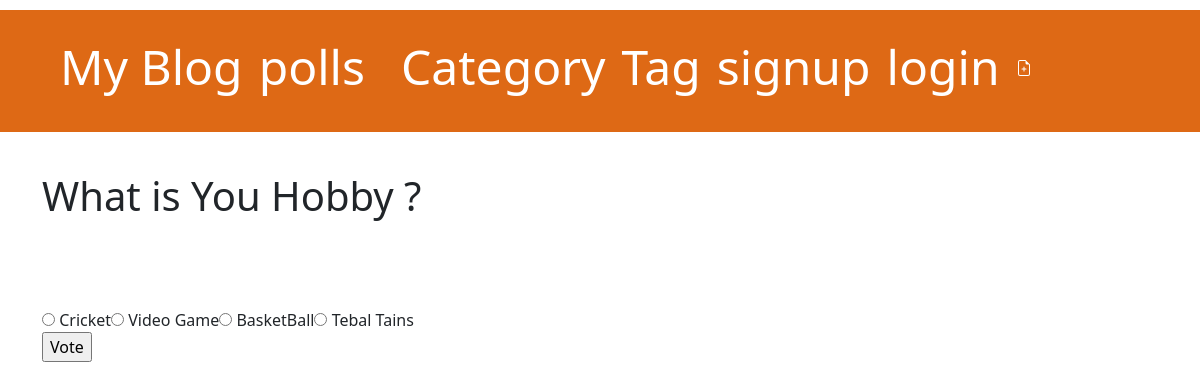
/polls/f34d6d45-1b74-4413-8f91-78777f857055/, run on the app's committed database.
### polls/models.py (models this page shows, shortened)
class Question(models.Model):
    question_text = models.CharField('Question', max_length=200 , null=False,blank=False)
    pub_date = models.DateTimeField("date published" , null=False,blank=False)
    slug = models.SlugField(  unique=True,default=uuid.uuid4)

class Choice(models.Model):
    Question = models.ForeignKey(Question,on_delete=models.CASCADE)
    choice_text = models.CharField(max_length=200)
    votes = models.IntegerField(default=0)
    slug = models.SlugField(unique=True,default=uuid.uuid4)

### polls/views.py (the view)
# urls.py: path("<slug:slug>/", views.DetailView.as_view(), name="detail"),
class DetailView(generic.DetailView):
    ...
    def get_queryset(self):
        return Question.objects.filter(pub_date__lte=timezone.now())

### polls/templates/polls/question_detail.html (shortened to what this page needs)
{% extends 'polls/index.html' %}
{% block content %}
<form action="{% url 'polls:vote' question.slug %}" method="post">
    <fieldset>
        <legend><h1>{{ question.question_text }}</h1></legend>
        {% for choice in question.choice_set.all %}
            <input type="radio" name="choice" slug="choice{{ forloop.counter }}" value="{{ choice.slug }}">
            <label for="choice{{ forloop.counter }}">{{ choice.choice_text }}<label><br>
        {% endfor %}
    </fieldset>
    <input type="submit" value="Vote">
    </form>
    {% endblock %}

### blogg/static/css/blog.css (style rules this page uses)
body { padding-left:60; }

### data on the page
Question: question_text "What is You Hobby ?"
Choice: choice_text "Cricket"
Choice: choice_text "Video Game"
Choice: choice_text "BasketBall"
Choice: choice_text "Tebal Tains"
